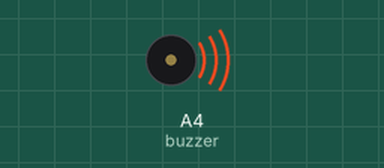
The sketch below on a simulated Arduino Uno, built with avr-gcc and run on an emulated ATmega328P. On the bench: buzzer (waves = sounding).

Above: at 0.1 s.
At 73.6 s:
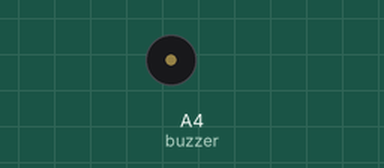
Timing chart, 0 to 75.1 s (numbered marks = the images above):
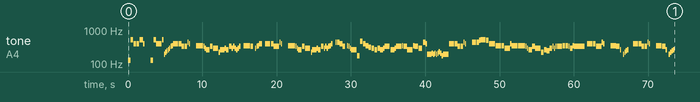

The sketch:

Pyjama_Parties.ino
```cpp
// ちいかわ - Pyjama Parties (anime version)

#include <avr/pgmspace.h>

#define NOTE_B0  31
#define NOTE_C1  33
#define NOTE_CS1 35
#define NOTE_D1  37
#define NOTE_DS1 39
#define NOTE_E1  41
#define NOTE_F1  44
#define NOTE_FS1 46
#define NOTE_G1  49
#define NOTE_GS1 52
#define NOTE_A1  55
#define NOTE_AS1 58
#define NOTE_B1  62
#define NOTE_C2  65
#define NOTE_CS2 69
#define NOTE_D2  73
#define NOTE_DS2 78
#define NOTE_E2  82
#define NOTE_F2  87
#define NOTE_FS2 93
#define NOTE_G2  98
#define NOTE_GS2 104
#define NOTE_A2  110
#define NOTE_AS2 117
#define NOTE_B2  123
#define NOTE_C3  131
#define NOTE_CS3 139
#define NOTE_D3  147
#define NOTE_DS3 156
#define NOTE_E3  165
#define NOTE_F3  175
#define NOTE_FS3 185
#define NOTE_G3  196
#define NOTE_GS3 208
#define NOTE_A3  220
#define NOTE_AS3 233
#define NOTE_B3  247
#define NOTE_C4  262
#define NOTE_CS4 277
#define NOTE_D4  294
#define NOTE_DS4 311
#define NOTE_E4  330
#define NOTE_F4  349
#define NOTE_FS4 370
#define NOTE_G4  392
#define NOTE_GS4 415
#define NOTE_A4  440
#define NOTE_AS4 466
#define NOTE_B4  494
#define NOTE_C5  523
#define NOTE_CS5 554
#define NOTE_D5  587
#define NOTE_DS5 622
#define NOTE_E5  659
#define NOTE_F5  698
#define NOTE_FS5 740
#define NOTE_G5  784
#define NOTE_GS5 831
#define NOTE_A5  880
#define NOTE_AS5 932
#define NOTE_B5  988
#define NOTE_C6  1047
#define NOTE_CS6 1109
#define NOTE_D6  1175
#define NOTE_DS6 1245
#define NOTE_E6  1319
#define NOTE_F6  1397
#define NOTE_FS6 1480
#define NOTE_G6  1568
#define NOTE_GS6 1661
#define NOTE_A6  1760
#define NOTE_AS6 1865
#define NOTE_B6  1976
#define NOTE_C7  2093
#define NOTE_CS7 2217
#define NOTE_D7  2349
#define NOTE_DS7 2489
#define NOTE_E7  2637
#define NOTE_F7  2794
#define NOTE_FS7 2960
#define NOTE_G7  3136
#define NOTE_GS7 3322
#define NOTE_A7  3520
#define NOTE_AS7 3729
#define NOTE_B7  3951
#define NOTE_C8  4186
#define NOTE_CS8 4435
#define NOTE_D8  4699
#define NOTE_DS8 4978
#define NOTE_E8  5274
#define NOTE_F8  5588
#define NOTE_FS8 5920
#define NOTE_G8  6272
#define NOTE_GS8 6645
#define NOTE_A8  7074
#define NOTE_AS8 7459
#define NOTE_B8  7902
#define REST 0

float tempo = 38.5;
int buzzer = A4;

const float melody[] PROGMEM = {
  NOTE_C3,16,NOTE_C5,16,NOTE_G4,16,NOTE_G4,16,NOTE_C5,12,NOTE_G4,32,REST,16,REST,16,NOTE_C3,16,NOTE_C5,16,NOTE_G4,16,NOTE_G4,16,
  NOTE_C5,24,NOTE_G3,36,NOTE_A3,36,NOTE_B3,36,NOTE_C4,36,NOTE_D4,36,NOTE_E4,36,NOTE_F4,36,
  NOTE_G4,8,NOTE_G4,16,NOTE_E4,16,NOTE_E4,16,NOTE_A4,32,NOTE_G4,32,REST,8,
  NOTE_F4,32,NOTE_F4,32,NOTE_F4,32,NOTE_F4,16,NOTE_E4,32,NOTE_D4,32,NOTE_C4,12,NOTE_E4,16,NOTE_D4,8,
  NOTE_A3,32,NOTE_C4,32,NOTE_C4,32,NOTE_C4,32,NOTE_D4,32,NOTE_C4,16,NOTE_E4,16,NOTE_D4,32,NOTE_E4,32,NOTE_D4,32,NOTE_C4,32,NOTE_D4,32,NOTE_E4,32,REST,16,
  NOTE_F4,32,NOTE_F4,32,NOTE_F4,32,NOTE_F4,16,NOTE_E4,16,REST,32,NOTE_D4,32,NOTE_E4,32,NOTE_F4,32,NOTE_G4,16,REST,16,
  NOTE_G4,8,NOTE_G4,16,NOTE_E4,16,NOTE_E4,16,NOTE_A4,32,NOTE_G4,32,REST,8,
  NOTE_F4,32,NOTE_F4,32,NOTE_F4,32,NOTE_F4,16,NOTE_E4,32,NOTE_D4,32,NOTE_C4,12,NOTE_E4,16,NOTE_D4,8,
  NOTE_A3,32,NOTE_C4,32,NOTE_C4,32,NOTE_C4,32,NOTE_D4,32,NOTE_C4,16,NOTE_E4,16,NOTE_D4,32,NOTE_E4,32,NOTE_D4,32,NOTE_E4,32,NOTE_F4,32,NOTE_G4,32,REST,16,
  NOTE_A4,32,NOTE_A4,32,NOTE_A4,32,NOTE_G4,16,NOTE_E4,16,REST,32,NOTE_F4,32,NOTE_E4,32,NOTE_D4,32,NOTE_C4,8,
  NOTE_F3,16,NOTE_AS4,16,NOTE_G4,16,NOTE_F4,16,NOTE_DS4,16,NOTE_D4,16,NOTE_C4,16,NOTE_D4,16,NOTE_C4,32,NOTE_C4,32,NOTE_D4,32,NOTE_E4,8,
  NOTE_C4,16,NOTE_C4,32,NOTE_D4,32,NOTE_E4,8,NOTE_F4,32,NOTE_E4,12,NOTE_C4,8,NOTE_F4,32,NOTE_E4,12,REST,128,NOTE_D4,12,REST,128,NOTE_A4,16,NOTE_G4,32,
  NOTE_G3,32,NOTE_G3,32,NOTE_G3,32,NOTE_GS3,32,NOTE_G3,32,NOTE_GS3,32,NOTE_G3,32,NOTE_GS3,32,NOTE_AS3,32,NOTE_GS3,32,NOTE_F3,32,NOTE_G3,8,
  NOTE_G4,8,NOTE_G4,16,NOTE_E4,16,NOTE_E4,16,NOTE_A4,32,NOTE_G4,32,REST,8,
  NOTE_A4,32,NOTE_A4,32,NOTE_A4,32,NOTE_A4,16,NOTE_B4,32,NOTE_C5,32,NOTE_C5,12,NOTE_B4,16,NOTE_G4,7,REST,448,
  NOTE_F4,8,NOTE_F4,16,NOTE_D4,16,NOTE_D4,16,NOTE_G4,32,NOTE_F4,7,REST,448,NOTE_F4,32,NOTE_F4,32,NOTE_F4,32,NOTE_F4,16,NOTE_E4,32,NOTE_D4,32,NOTE_C4,12,
  NOTE_E4,16,NOTE_D4,8,NOTE_A3,16,NOTE_C4,16,NOTE_B3,16,NOTE_D4,16,NOTE_E4,32,NOTE_D4,32,NOTE_E4,32,NOTE_E4,8,
  NOTE_F4,16,NOTE_F4,32,NOTE_F4,32,NOTE_E4,32,NOTE_D4,16,NOTE_F4,32,NOTE_E4,4,REST,32,
  NOTE_G4,8,NOTE_G4,16,NOTE_E4,16,NOTE_E4,16,NOTE_A4,32,NOTE_G4,32,REST,8,
  NOTE_F4,32,NOTE_F4,32,NOTE_F4,32,NOTE_F4,32,NOTE_E4,12,NOTE_C4,32,REST,32,
  NOTE_G3,32,NOTE_A3,32,NOTE_B3,32,NOTE_C4,32,REST,-16,
  NOTE_G4,8,NOTE_G4,16,NOTE_E4,16,NOTE_E4,16,NOTE_A4,32,NOTE_G4,32,REST,8,
  NOTE_F4,32,NOTE_F4,32,NOTE_F4,32,NOTE_F4,32,NOTE_E4,12,NOTE_C4,32,REST,32,
  NOTE_G3,32,NOTE_A3,32,NOTE_B3,32,NOTE_C4,32,
};

int notes = sizeof(melody) / sizeof(melody[0]) / 2;
float wholenote = (60000 * 4) / tempo;

const float timingCompensation = 255.4311; // 補us
float compensationRemainder = 0.0;

void playMelody(const float melody[], int notes, float wholenote) {
  for (int thisNote = 0; thisNote < notes * 2; thisNote += 2) {

    int pitch = (int)pgm_read_float(&melody[thisNote]);
    float divider = pgm_read_float(&melody[thisNote + 1]);

    float noteDuration;

    if (divider > 0) {
      // 正常音符
      noteDuration = wholenote / divider;
    } else {
      // 負音符（1.5倍）
      noteDuration = wholenote / fabs(divider);
      noteDuration *= 1.5;
    }

    tone(buzzer, pitch, (unsigned long)(noteDuration * 0.9));

    delay((unsigned long)noteDuration);
    noTone(buzzer);

    float exactDelay = timingCompensation + compensationRemainder;

    unsigned int delayUs = (unsigned int)exactDelay;
    compensationRemainder = exactDelay - delayUs;

    delayMicroseconds(delayUs);
  }
}
void setup() {
  playMelody(melody, notes, wholenote);
}

void loop() {
  //嗚~嗚哇哇嗚哇~ 太洗腦了^^ -2026/09/13
  //參考以下影片製作
  //https://www.youtube.com/watch?v=Hx8vzRIwuf8
}
```
